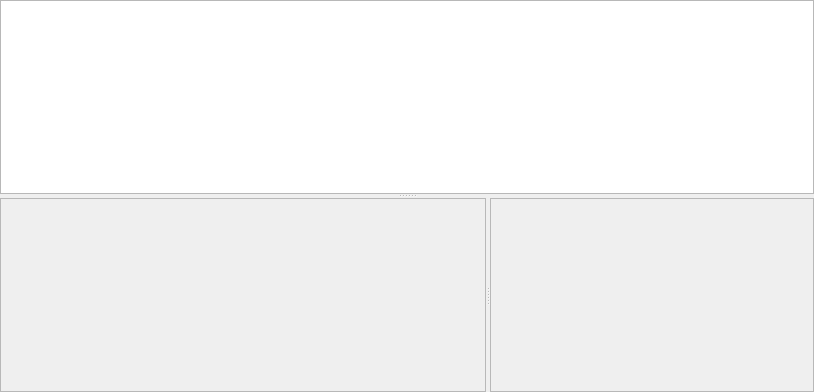
<?xml version="1.0" encoding="UTF-8"?>
<ui version="4.0">
 <class>VcsEventWidget</class>
 <widget class="QWidget" name="VcsEventWidget">
  <property name="geometry">
   <rect>
    <x>0</x>
    <y>0</y>
    <width>814</width>
    <height>392</height>
   </rect>
  </property>
  <property name="minimumSize">
   <size>
    <width>814</width>
    <height>392</height>
   </size>
  </property>
  <property name="windowTitle">
   <string>Logview</string>
  </property>
  <layout class="QHBoxLayout" name="horizontalLayout">
   <property name="leftMargin">
    <number>0</number>
   </property>
   <property name="topMargin">
    <number>0</number>
   </property>
   <property name="rightMargin">
    <number>0</number>
   </property>
   <property name="bottomMargin">
    <number>0</number>
   </property>
   <item>
    <widget class="QSplitter" name="splitter_2">
     <property name="orientation">
      <enum>Qt::Vertical</enum>
     </property>
     <widget class="QTreeView" name="eventView">
      <property name="alternatingRowColors">
       <bool>true</bool>
      </property>
      <property name="selectionMode">
       <enum>QAbstractItemView::ExtendedSelection</enum>
      </property>
      <property name="selectionBehavior">
       <enum>QAbstractItemView::SelectRows</enum>
      </property>
      <property name="rootIsDecorated">
       <bool>false</bool>
      </property>
      <property name="uniformRowHeights">
       <bool>true</bool>
      </property>
      <property name="sortingEnabled">
       <bool>false</bool>
      </property>
      <property name="wordWrap">
       <bool>true</bool>
      </property>
     </widget>
     <widget class="QSplitter" name="splitter">
      <property name="orientation">
       <enum>Qt::Horizontal</enum>
      </property>
      <widget class="QTreeView" name="itemEventView">
       <property name="enabled">
        <bool>false</bool>
       </property>
       <property name="sizePolicy">
        <sizepolicy hsizetype="Expanding" vsizetype="Expanding">
         <horstretch>3</horstretch>
         <verstretch>0</verstretch>
        </sizepolicy>
       </property>
       <property name="editTriggers">
        <set>QAbstractItemView::NoEditTriggers</set>
       </property>
       <property name="alternatingRowColors">
        <bool>true</bool>
       </property>
       <property name="selectionMode">
        <enum>QAbstractItemView::NoSelection</enum>
       </property>
       <property name="selectionBehavior">
        <enum>QAbstractItemView::SelectRows</enum>
       </property>
       <property name="textElideMode">
        <enum>Qt::ElideRight</enum>
       </property>
       <property name="rootIsDecorated">
        <bool>false</bool>
       </property>
      </widget>
      <widget class="QTextBrowser" name="message">
       <property name="enabled">
        <bool>false</bool>
       </property>
       <property name="sizePolicy">
        <sizepolicy hsizetype="Expanding" vsizetype="Expanding">
         <horstretch>2</horstretch>
         <verstretch>0</verstretch>
        </sizepolicy>
       </property>
       <property name="acceptRichText">
        <bool>false</bool>
       </property>
      </widget>
     </widget>
    </widget>
   </item>
  </layout>
 </widget>
 <tabstops>
  <tabstop>eventView</tabstop>
  <tabstop>message</tabstop>
 </tabstops>
 <resources/>
 <connections/>
</ui>
